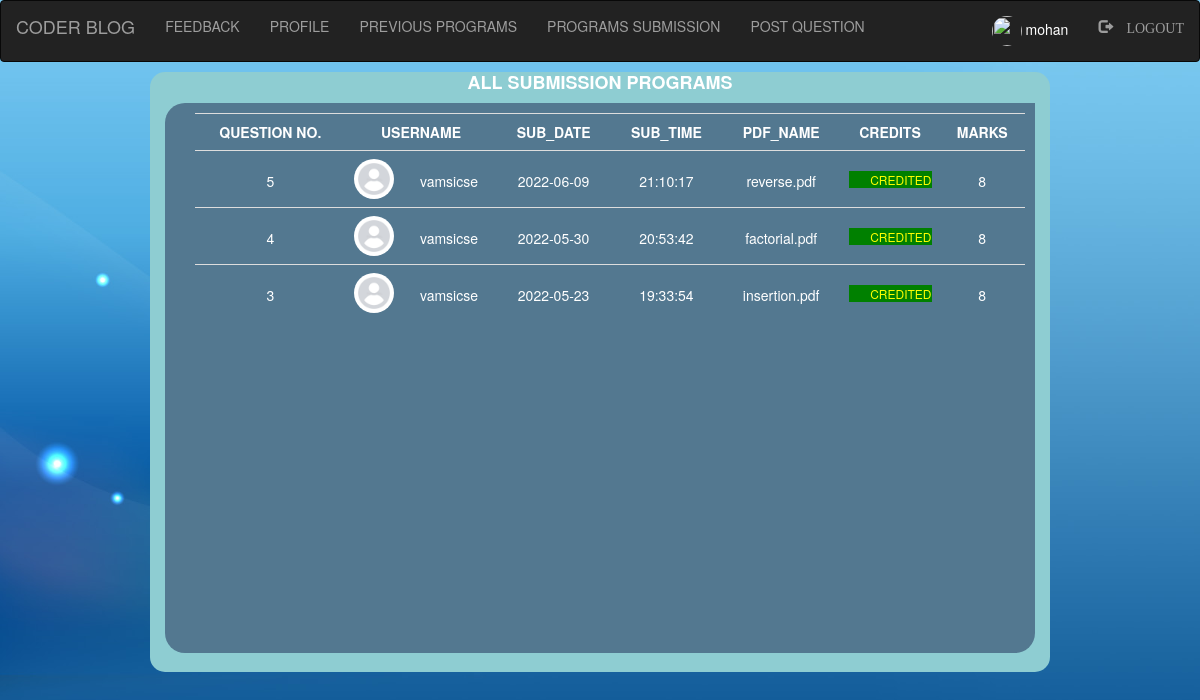
The app's page /admin/all_submissions.php (signed in) with its own data.
### tables this page shows
CREATE TABLE `submit_answer` (
  `qno` int(11) NOT NULL,
  `date` varchar(15) NOT NULL,
  `time` varchar(15) NOT NULL,
  `username` varchar(20) NOT NULL,
  `pdfname` varchar(50) NOT NULL,
  `visible` int(11) NOT NULL,
  `marks` float NOT NULL DEFAULT -1,
  `credit` varchar(100) NOT NULL
);

CREATE TABLE `student_login` (
  `first_name` varchar(40) NOT NULL,
  `last_name` varchar(40) NOT NULL,
  `username` varchar(40) NOT NULL,
  `password` varchar(30) NOT NULL,
  `email` varchar(30) NOT NULL,
  `contact` bigint(10) NOT NULL,
  `image` varchar(50) NOT NULL DEFAULT 'user.jpeg'
);

### admin/all_submissions.php (the view, shortened to what this page needs)
<?php
 include "navbar.php";
 include "../connection.php";
 ?>
 <!DOCTYPE html>
 <!DOCTYPE html>
 <html>
 <head>
 <body>
 	<?php
 		if(isset($_SESSION['login_user'])&&$_SESSION['id']==1){
	?>
 		<div class="left_box">
 			<h4><strong>ALL SUBMISSION PROGRAMS</strong></h4>
			<div class="left_box2">
				<div class="list">
						<?php
							$res1=mysqli_query($db,"SELECT submit_answer.qno,date,time,pdfname,visible,credit,marks,student_login.username,image from submit_answer inner join student_login on submit_answer.username=student_login.username WHERE marks!=-1 ORDER BY submit_answer.qno DESC;");
							$p1=0;
							if($res1!=false){
								$p1=mysqli_num_rows($res1);
							}
							echo "<table id='table' class='table'>";
								if($p1!=0){
								echo "<tr>";
								echo "<th>";echo "QUESTION NO.";echo "</th>";
								echo "<th colspan='2'>";echo "USERNAME";echo "</th>";
								echo "<th>";echo "SUB_DATE";echo "</th>";
								echo "<th>";echo "SUB_TIME";echo "</th>";
								echo "<th>";echo "PDF_NAME";echo "</th>";
								echo "<th>";echo "CREDITS";echo "</th>";
								echo "<th>";echo "MARKS";echo "</th>";
								echo "</tr>";
								while($row1=mysqli_fetch_assoc($res1)){
									echo "<tr>";
									echo "<td style='padding-top:20px;'>"; echo $row1['qno'];echo "</td>";
									echo "<td width=45>"; echo "<image class='img-circle profile_img' height=40 width=40 src='../images/".$row1['image']."'>";
									echo "</td>";
									echo "<td style='padding-top:20px;margin-left:-35px;'>"; echo $row1['username']; echo "</td>";
									echo "<td style='padding-top:20px;'>"; echo $row1['date'];echo "</td>";
									echo "<td style='padding-top:20px;'>"; echo $row1['time'];echo "</td>";
									echo "<td style='padding-top:20px;'>"; echo $row1['pdfname'];echo "</td>";
									echo "<td style='padding-top:20px;'>"; echo $row1['credit'];echo "</td>";
									echo "<td style='padding-top:20px;'>"; echo $row1['marks'];echo "</td>";
									echo "</tr>";
								}
							}
						echo "</table>";
						?>
					</div>
			</div>
		</div>
		<?php
	}
	?>
 </body>
 </html>

### style.css (style rules this page uses)
html, body, div, span, object, iframe, h1, h2, h3, h4, h5, h6, p, blockquote, pre, abbr, address, cite, code, del, dfn, em, img, ins, kbd, q, samp, small, strong, sub, sup, var, b, i, dl, dt, dd, ol, ul, li, fieldset, form, label, legend, table, caption, tbody, tfoot, thead, tr, th, td, article, aside, canvas, details, figcaption, figure, footer, header, hgroup, menu, nav, section, summary, time, mark, audio, video { margin:0; padding:0; border:0; outline:0; font-size:100%; vertical-align:baseline; background:transparent; }
body { line-height:1; }
table { border-collapse:collapse; border-spacing:0; }

### admin/all_submissions.php (style rules this page uses)
body { background-image: url("../images/b8.jpg"); background-repeat:no-repeat; background-size: cover; }
h4 { text-align: center; color:white; }
p { text-align: right; font-size: 12px; color:grey; }
.left_box { height:600px; width:900px; background-color:#8ecdd2; margin:-10px auto; border-radius:15px; }
.left_box2 { height:550px; width:870px; background-color:#537890; float:right; margin-right:15px; border-radius:20px; }
.list { height:500px; width:850px; background-color:#537890; float:right; color:white; padding:10px; overflow-y:scroll; overflow-x:hidden; }
th,td { text-align: center; }

### records on screen
submit_answer: qno "5", student_login.image (placeholder picture), student_login.username "vamsicse", date "2022-06-09", time "21:10:17", pdfname "reverse.pdf", credit "CREDITED", marks "8"
submit_answer: qno "4", student_login.image (placeholder picture), student_login.username "vamsicse", date "2022-05-30", time "20:53:42", pdfname "factorial.pdf", credit "CREDITED", marks "8"
submit_answer: qno "3", student_login.image (placeholder picture), student_login.username "vamsicse", date "2022-05-23", time "19:33:54", pdfname "insertion.pdf", credit "CREDITED", marks "8"

### other values on screen
$_SESSION['login_user'] "mohan"
